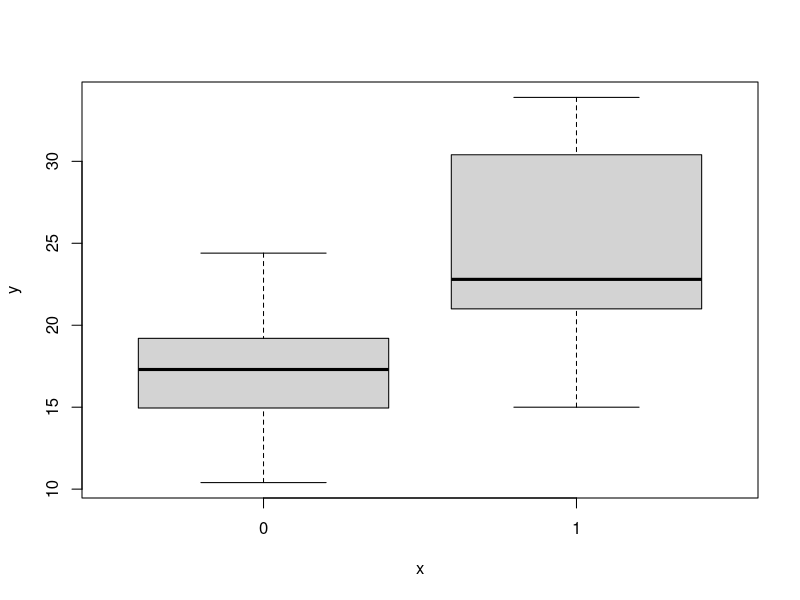
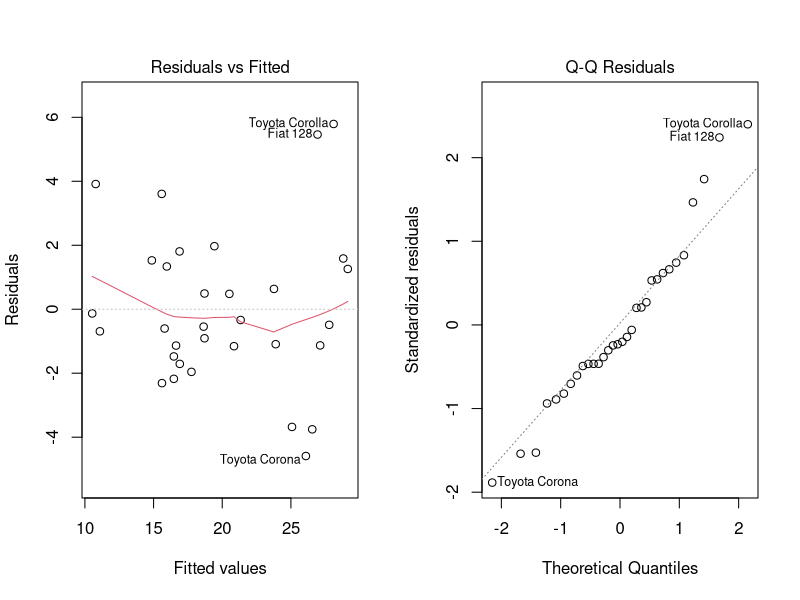
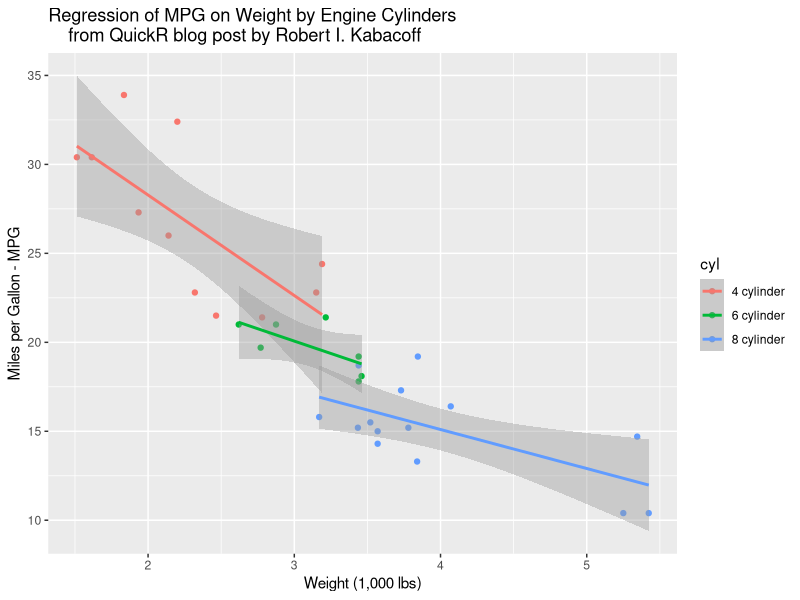
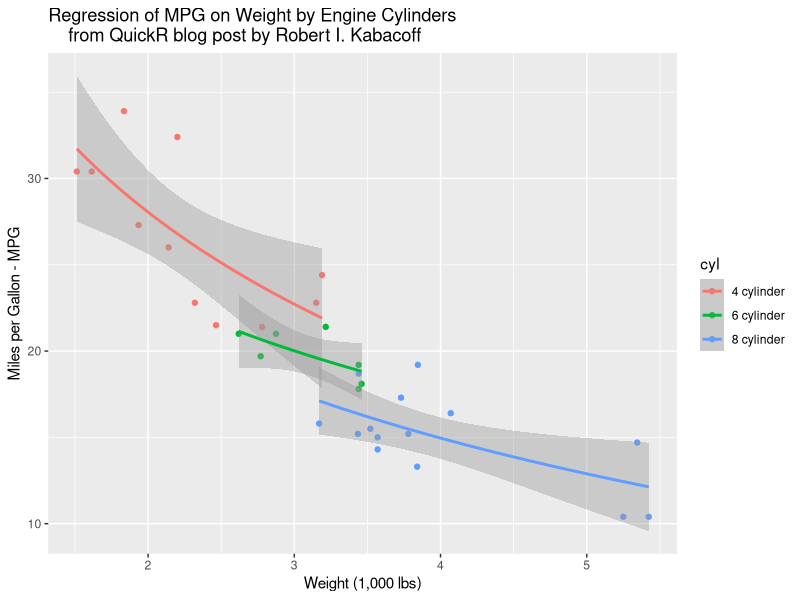

These figures' R source, in order:
## ---- chunk 1
data(mtcars)
str(mtcars)
## ---- chunk 2
# MPG Model zero "000" -- our "quick and dirty" literal regression
MPGmod000 <- lm(mpg ~ as.factor(am), data=mtcars)
MPGmod000
## ---- chunk 3
plot(as.factor(mtcars$am), mtcars$mpg)
abline(mtcars$mpg ~ as.factor(mtcars$am))
## ---- chunk 4
# wt = Weight (lb/1000)
summary( mtcars$wt )
# cyl = Number of cylinders
summary( as.factor(mtcars$cyl) )
# disp = Displacement (cu.in.)
summary( mtcars$disp )
## ---- chunk 5
# Separate regressions of mpg on weight for each number of cylinders
# create factors with value labels 
library(ggplot2)
data(mtcars)
mtcars$gear <- factor(mtcars$gear,levels=c(3,4,5),
                      labels=c("3gears","4gears","5gears")) 
mtcars$am <- factor(mtcars$am,levels=c(0,1),
                    labels=c("Automatic","Manual")) 
mtcars$cyl <- factor(mtcars$cyl,levels=c(4,6,8),
                     labels=c("4 cylinder","6 cylinder","8 cylinder")) 

# All -- use everything
MPGModAll <- lm(mpg  ~ . , data = mtcars); 
summary(MPGModAll)

# Weignt is significant
MPGmod001 <- lm(mpg ~ as.factor(am)+wt, data=mtcars)
summary(MPGmod001)

# Cylinders helps
MPGmod002 <- lm(mpg ~ as.factor(am)+wt+as.factor(cyl), data=mtcars)
summary(MPGmod002)

# drop Transmission (am) *** BEST MODEL ***
par(mfrow = c(1,2))
MPGmod003 <- lm(mpg ~ wt+as.factor(cyl), data=mtcars)
summary(MPGmod003)
plot(MPGmod003, which = 1)
plot(MPGmod003, which = 2)

MPGmod005 <- lm(mpg ~ log(wt), data=mtcars)
summary(MPGmod005)

MPGmod005 <- lm(mpg ~ log(wt)+as.factor(cyl), data=mtcars)
summary(MPGmod005)

qplot(wt, mpg, data=mtcars, geom=c("point", "smooth"), 
      method="lm", formula=y~x, color=cyl, 
      main="Regression of MPG on Weight by Engine Cylinders
    from QuickR blog post by Robert I. Kabacoff", 
      xlab="Weight (1,000 lbs)", 
      ylab="Miles per Gallon - MPG")

qplot(wt, mpg, data=mtcars, geom=c("point", "smooth"), 
      method="lm", formula=y~log(x), color=cyl, 
      main="Regression of MPG on Weight by Engine Cylinders
    from QuickR blog post by Robert I. Kabacoff", 
      xlab="Weight (1,000 lbs)", 
      ylab="Miles per Gallon - MPG")
